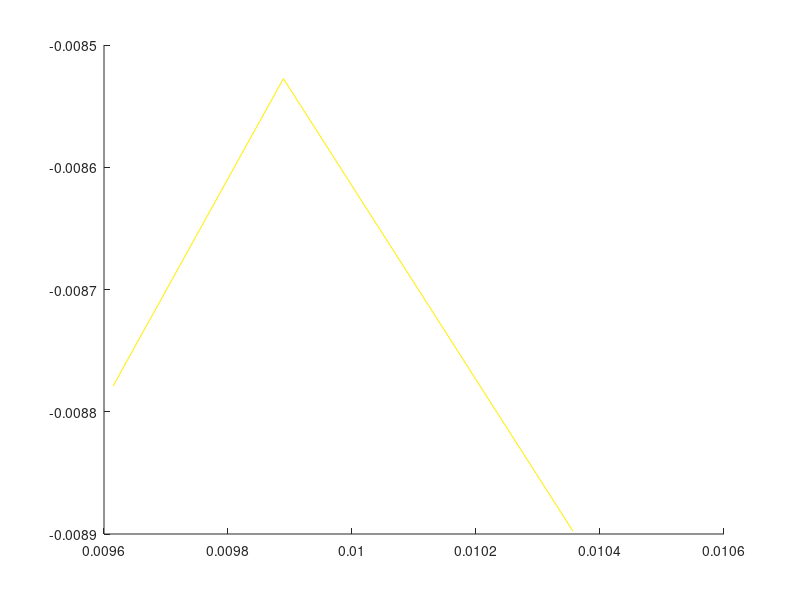

MATLAB code for this plot: (Note: this script raises an error after producing the figure.)
%plot_data

close all 
clear 
load('rs1_data.mat')


fig2=figure('Position', [10, 10, 900, 900]);
hold on
c = autumn(16);
i = 1;
for ind=4:2:1000
    
  if ver_id(ind) ==1
      plot(pos_x(ind-2: ind),pos_y(ind-2:ind),'g')
      %text(0,3.5,'Monitor: Safe','Color','green','FontSize',15)
      title('Monitor: Safe', 'color', 'green')
  else
      plot(pos_x(ind-2: ind),pos_y(ind-2:ind),'color', c(abs(ver_id(ind)),:))
      %text(0,3.5,'Monitor: Unsafe','Color','red','FontSize',15)
      str1 = 'Monitor:Unsafe [Condition ' + string(abs(ver_id(ind))) + ' violated]';
      title(str1, 'color', 'red')
  end
  %title(str1)
  axis([-2 4 -2 4])
  xlabel('Position X in m')
  ylabel('Position Y in m')
  hold on
  
  F2(i) = getframe(gcf);
  i = i+1;
  
  drawnow
  pause(0.03)
end

%% generate videos
frame_rate = length(ver_id)/(end_time - start_time)

%% video 2
writerObj2 = VideoWriter('rs1_colormap.avi');
writerObj2.FrameRate = 27;
open(writerObj2);
for i=1:length(F2)
    % convert the image to a frame
    frame = F2(i) ;    
    writeVideo(writerObj2, frame);
end
close(writerObj2);